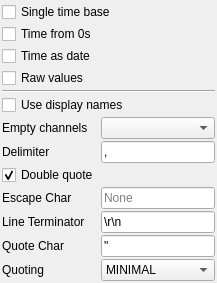
               <widget class="QWidget" name="CSV">
                <layout class="QGridLayout" name="gridLayout_2">
                 <property name="leftMargin">
                  <number>2</number>
                 </property>
                 <property name="topMargin">
                  <number>2</number>
                 </property>
                 <property name="rightMargin">
                  <number>2</number>
                 </property>
                 <property name="bottomMargin">
                  <number>2</number>
                 </property>
                 <property name="spacing">
                  <number>2</number>
                 </property>
                 <item row="0" column="0" colspan="2">
                  <widget class="QCheckBox" name="single_time_base_csv">
                   <property name="text">
                    <string>Single time base</string>
                   </property>
                  </widget>
                 </item>
                 <item row="1" column="0" colspan="2">
                  <widget class="QCheckBox" name="time_from_zero_csv">
                   <property name="text">
                    <string>Time from 0s</string>
                   </property>
                  </widget>
                 </item>
                 <item row="2" column="0" colspan="2">
                  <widget class="QCheckBox" name="time_as_date_csv">
                   <property name="text">
                    <string>Time as date</string>
                   </property>
                  </widget>
                 </item>
                 <item row="3" column="0" colspan="2">
                  <widget class="QCheckBox" name="raw_csv">
                   <property name="text">
                    <string>Raw values</string>
                   </property>
                  </widget>
                 </item>
                 <item row="4" column="0" colspan="2">
                  <widget class="Line" name="line_34">
                   <property name="orientation">
                    <enum>Qt::Horizontal</enum>
                   </property>
                  </widget>
                 </item>
                 <item row="5" column="0" colspan="2">
                  <widget class="QCheckBox" name="use_display_names_csv">
                   <property name="text">
                    <string>Use display names</string>
                   </property>
                  </widget>
                 </item>
                 <item row="6" column="0">
                  <widget class="QLabel" name="label_67">
                   <property name="text">
                    <string>Empty channels</string>
                   </property>
                  </widget>
                 </item>
                 <item row="6" column="1">
                  <widget class="QComboBox" name="empty_channels_csv"/>
                 </item>
                 <item row="7" column="0">
                  <widget class="QLabel" name="label_2">
                   <property name="text">
                    <string>Delimiter</string>
                   </property>
                  </widget>
                 </item>
                 <item row="7" column="1">
                  <widget class="QLineEdit" name="delimiter">
                   <property name="text">
                    <string>,</string>
                   </property>
                   <property name="maxLength">
                    <number>1</number>
                   </property>
                   <property name="clearButtonEnabled">
                    <bool>false</bool>
                   </property>
                  </widget>
                 </item>
                 <item row="8" column="0">
                  <widget class="QCheckBox" name="doublequote">
                   <property name="text">
                    <string>Double quote</string>
                   </property>
                   <property name="checked">
                    <bool>true</bool>
                   </property>
                  </widget>
                 </item>
                 <item row="9" column="0">
                  <widget class="QLabel" name="label_15">
                   <property name="text">
                    <string>Escape Char</string>
                   </property>
                  </widget>
                 </item>
                 <item row="9" column="1">
                  <widget class="QLineEdit" name="escapechar">
                   <property name="inputMask">
                    <string/>
                   </property>
                   <property name="maxLength">
                    <number>1</number>
                   </property>
                   <property name="placeholderText">
                    <string>None</string>
                   </property>
                  </widget>
                 </item>
                 <item row="10" column="0">
                  <widget class="QLabel" name="label_4">
                   <property name="text">
                    <string>Line Terminator</string>
                   </property>
                  </widget>
                 </item>
                 <item row="10" column="1">
                  <widget class="QLineEdit" name="lineterminator">
                   <property name="text">
                    <string>\r\n</string>
                   </property>
                  </widget>
                 </item>
                 <item row="11" column="0">
                  <widget class="QLabel" name="label_5">
                   <property name="text">
                    <string>Quote Char</string>
                   </property>
                  </widget>
                 </item>
                 <item row="11" column="1">
                  <widget class="QLineEdit" name="quotechar">
                   <property name="text">
                    <string>&quot;</string>
                   </property>
                   <property name="maxLength">
                    <number>1</number>
                   </property>
                  </widget>
                 </item>
                 <item row="12" column="0">
                  <widget class="QLabel" name="label_6">
                   <property name="text">
                    <string>Quoting</string>
                   </property>
                  </widget>
                 </item>
                 <item row="12" column="1">
                  <widget class="QComboBox" name="quoting">
                   <property name="currentIndex">
                    <number>1</number>
                   </property>
                   <item>
                    <property name="text">
                     <string>ALL</string>
                    </property>
                   </item>
                   <item>
                    <property name="text">
                     <string>MINIMAL</string>
                    </property>
                   </item>
                   <item>
                    <property name="text">
                     <string>NONNUMERIC</string>
                    </property>
                   </item>
                   <item>
                    <property name="text">
                     <string>NONE</string>
                    </property>
                   </item>
                  </widget>
                 </item>
                </layout>
               </widget>
